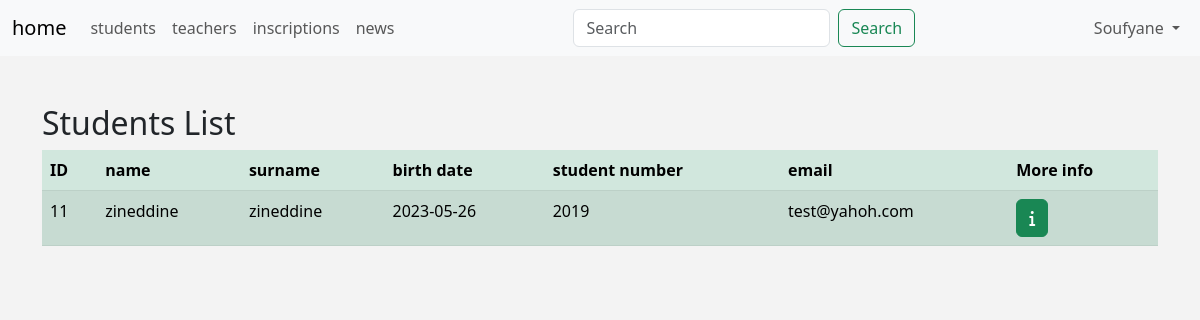
/admin/students.php (signed in), run on the app's committed database.
### tables this page shows
CREATE TABLE `Etudiants` (
  `id` int NOT NULL,
  `nom` varchar(50) NOT NULL,
  `prenom` varchar(50) NOT NULL,
  `date_naissance` date NOT NULL,
  `email` varchar(255) NOT NULL,
  `num_etudiant` varchar(255) NOT NULL,
  `password` varchar(255) NOT NULL,
  `telephone` varchar(20) NOT NULL,
  `photo` mediumblob NOT NULL
);

### admin/includes/languages/english.php (called while the page is built)
<?php
    function lang($statement) {
        static $language = Array(
            'HOME'          => 'home',
            'STUDENTS'      => 'students',
            'TEACHERS'      => 'teachers',
            'INSCRIPTIONS'  => 'inscriptions',
            'NEWS'          => 'news',
            'LOGOUT'        => 'logout',
            'SETTINGS'      => 'settings',
            'EDIT-PROFILE'  => 'edit profile',
            'USERNAME'      => 'username',
            'PASSWORD'      => 'password',
            'EMAIL'         => 'email',
            'NAME'          => 'name',
            'SURNAME'       => 'surname',
            'SAVE'          => 'save',
            'UPDATE'        => 'update',
            'BIRTHDATE'     => 'birth date',
            'STUDENT-NUMBER'=> 'student number',
            'STUDENT-DETAILS'=> 'student details',
            'TEACHER-DETAILS'=> 'teacher details',
            'SUBJECT'       => 'subject',
            'ACTION'        => 'action',
            'PHONE'         => 'Phone',
            'STATUS REGISTRATION'=> 'statut inscription'
        );
        return $language[$statement];
    };
?>

### admin/students.php (the view, shortened to what this page needs)
<?php
        if (isset($_SESSION['username'])) {
        include 'init.php';
        $stmt = $connection->query("SELECT * FROM Etudiants");
        $students = $stmt->fetchAll(PDO::FETCH_ASSOC);
?>
            <div class="container">
                <h2 class="mt-5">Students List</h2>
                <table class="table table-success table-striped">
                    <thead>
                    <tr>
                        <th>ID</th>
                        <th><?php echo lang("NAME")?></th>
                        <th><?php echo lang("SURNAME")?></th>
                        <th><?php echo lang("BIRTHDATE")?></th>
                        <th><?php echo lang("STUDENT-NUMBER")?></th>
                        <th><?php echo lang("EMAIL")?></th>
                        <th>More info</th>
                    </tr>
                    </thead>
                    <tbody>
                    <?php foreach ($students as $student) { ?>
                        <tr>
                            <td><?php echo $student['id']; ?></td>
                            <td><?php echo $student['nom']; ?></td>
                            <td><?php echo $student['prenom']; ?></td>
                            <td><?php echo $student['date_naissance']; ?></td>
                            <td><?php echo $student['num_etudiant']; ?></td>
                            <td><?php echo $student['email']; ?></td>
                            <td><a href="student-details.php?student_id=<?php echo $student['id']?>" class="btn btn-success"><i class="fa-solid fa-info"></i></a></td>
                        </tr>
                    <?php } ?>
                    </tbody>
                </table>
            </div>
<?php
        include $tpl . 'footer.php';
    }
    else {
        header('Location: index.php');
        exit();
    }
?>

### admin/layout/css/backend.css (style rules this page uses)
body { background-color: #f3f3f3; }

### data on the page
etudiants: id "11", nom "zineddine", prenom "zineddine", date_naissance "2023-05-26", num_etudiant "2019", email "test@yahoh.com"

### other printed values
lang("HOME") "home"
lang("STUDENTS") "students"
lang("TEACHERS") "teachers"
lang("INSCRIPTIONS") "inscriptions"
lang("NEWS") "news"
$_SESSION['username'] "Soufyane"
lang("NAME") "name"
lang("SURNAME") "surname"
lang("BIRTHDATE") "birth date"
lang("STUDENT-NUMBER") "student number"
lang("EMAIL") "email"
